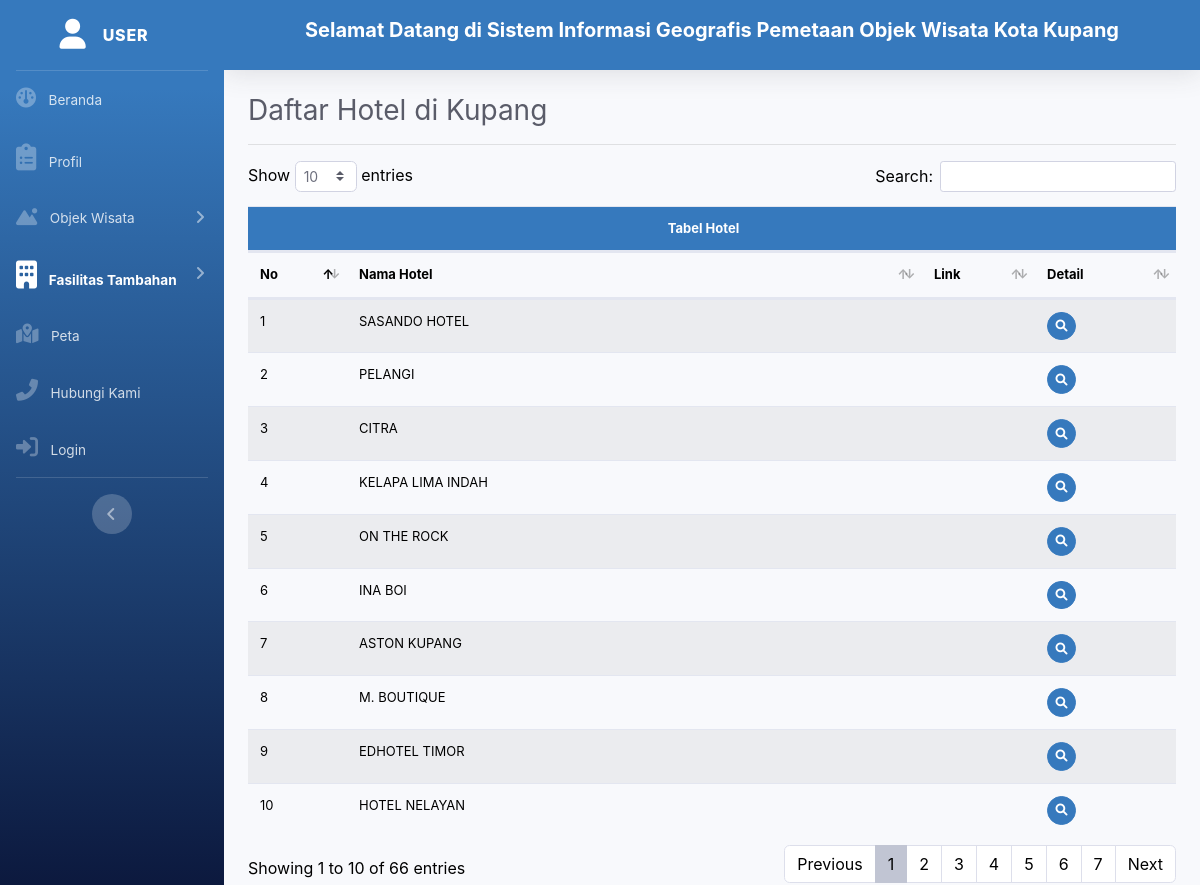
Screenshot of /index.php/user/indexHotelUser with the database file from the repository.
### tables this page shows
CREATE TABLE `tabelhotel` (
  `id` int(128) NOT NULL,
  `idkecamatan` int(128) NOT NULL,
  `idkelurahan` int(128) NOT NULL,
  `nmusaha` varchar(128) NOT NULL,
  `alamat` varchar(128) NOT NULL,
  `nmpemilik` varchar(128) NOT NULL,
  `notdup` varchar(128) NOT NULL,
  `link` varchar(128) DEFAULT NULL
);

### application/controllers/User.php (called while the page is built, shortened)
<?php
class User extends CI_Controller
{
  public function indexHotelUser()
  {
    $data['customColor'] = 'blueberryBlue';
    $data["title"] = "SIG-User";
    $data["sidebar"] = "fasTamActive";
    $data["sidebarTitle"] = "indexHotelUser";
    $data["semua"] = $this->M_obwis->semuaData();
    $this->load->view('templates/header', $data);
    $this->load->view('templates/sidebar', $data);
    $this->load->view('templates/topbar');
    $this->load->view('user/indexHotel', $data);
    $this->load->view('templates/footer');
  }
}

### index.php (called while the page is built, shortened)
<?php
require_once BASEPATH.'core/CodeIgniter.php';

### application/models/M_obwis.php (called while the page is built, shortened)
<?php
class M_obwis extends CI_Model
{
	public function semuaData()
	{
		return [
			"dataAdmin" => $this->db->get('tabeladmin')->result(),
			"dataObwis" => $this->db->get('tabelobwis')->result(),
			"dataKategori" => $this->db->get('tabelkategori')->result(),
			"dataKecamatan" => $this->db->get('tabelkecamatan')->result(),
			"dataKelurahan" => $this->db->get('tabelkelurahan')->result(),
			"dataBPP" => $this->db->get('tabelbpp')->result(),
			"dataTC" => $this->db->get('tabeltokocinderamata')->result(),
			"dataHotel" => $this->db->get('tabelhotel')->result()
		];
	}
}

### application/views/user/indexHotel.php (the view, shortened to what this page needs)
<div class="container-fluid" id="isi">
    <?php if ($this->session->userdata('username')) {
    $key = 'Admin';
  } else {
    $key = 'User';
  } ?>
    <div class="d-sm-flex align-items-center justify-content-between">
        <h1 class="h3 mb-0 text-gray-800">Daftar Hotel di Kupang</h1>
    </div>
    <hr class="divider">
    <div class="row">
        <div class="col-lg-12">
            <div class="table-responsive">
                <table class="table table-striped" id="dataTable" style="font-size:13px;">
                    <thead>
                        <tr>
                            <th class="text-center bg-<?= $customColor; ?> text-white" colspan="4">
                                Tabel Hotel
                            </th>
                        </tr>
                        <tr>
                            <th>No</th>
                            <th>Nama Hotel</th>
                            <th>Link</th>
                            <th style="width:100px;">Detail</th>
                        </tr>
                    </thead>
                    <tbody>
                        <?php $no = 0;
            foreach ($semua["dataHotel"] as $rowHotel) : ?>
                        <tr class="even">
                            <td><?= ++$no; ?></td>
                            <td><?= $rowHotel->nmusaha; ?></td>
                            <td><a href="<?= 'http://'.$rowHotel->link; ?>"><?= $rowHotel->link; ?></a></td>
                            <td>
                                <a class="btn btn-<?= $customColor; ?> btn-sm btn-circle"
                                    href="<?= base_url($key . '/indexDetailHotel' . $key . '/') . $rowHotel->id; ?>">
                                    <i class="fa-solid fa-magnifying-glass"></i>
                                </a>
                            </td>
                        </tr>
                        <?php endforeach; ?>
                    </tbody>
                </table>
            </div>
        </div>
    </div>
</div>

### rows the page displays
tabelhotel: nmusaha "SASANDO HOTEL"
tabelhotel: nmusaha "PELANGI"
tabelhotel: nmusaha "CITRA"
tabelhotel: nmusaha "KELAPA LIMA INDAH"
tabelhotel: nmusaha "ON THE ROCK"
tabelhotel: nmusaha "INA BOI"
tabelhotel: nmusaha "ASTON KUPANG"
tabelhotel: nmusaha "M. BOUTIQUE"
tabelhotel: nmusaha "EDHOTEL TIMOR"
tabelhotel: nmusaha "HOTEL NELAYAN"

### other values shown
$key "USER"
